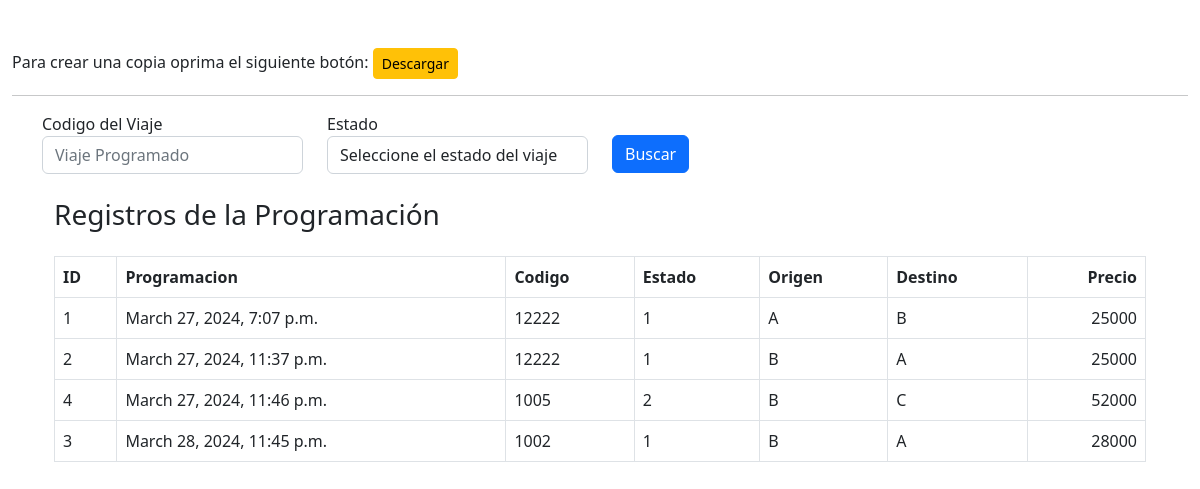
Before: / with the older database file.
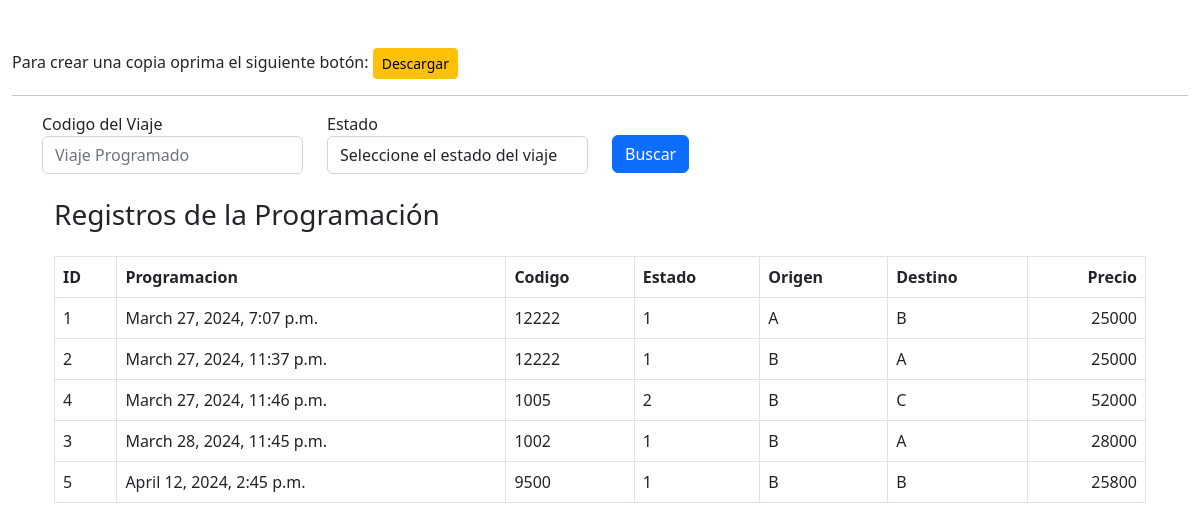
After: the same page with the newer database file.
### programacion/models.py (models this page shows, shortened)
class Programacion(models.Model):
    codigo = models.CharField(max_length=100)
    vehiculo = models.ForeignKey(Vehiculo, on_delete=models.CASCADE)
    conductor = models.ForeignKey(Conductor, on_delete=models.CASCADE)
    origen = models.ForeignKey(Sede, on_delete=models.CASCADE, related_name='origen')
    destino = models.ForeignKey(Sede, on_delete=models.CASCADE, related_name='destino')
    programacion = models.DateTimeField()
    precio = models.IntegerField(default=0, validators=[MinValueValidator(5000), MaxValueValidator(75000)])
    estado = models.CharField(max_length=2, choices=(('0','Cancelado'),('1','Programado'),('2','Despachado')), default=1)
    fecha_creado = models.DateTimeField(default=timezone.now)
    fecha_actualizado = models.DateTimeField(auto_now=True)
    class Meta:
        verbose_name_plural = 'Programaciones'

class Sede(models.Model):
    sede = models.CharField(max_length=250)
    tipo = models.CharField(max_length=2, choices=(('1','Terminal'),('2','Oficina'),('3','Paradero')), default='1')
    fecha_creado = models.DateTimeField(default=timezone.now)
    fecha_actualizado = models.DateTimeField(auto_now=True)
    def __str__(self):
        return self.sede

### programacion/views.py (the view)
# urls.py: path('', views.programacion_list, name='programacion_list'),
def programacion_list(request):
    qs = Programacion.objects.order_by('programacion')
    programacion = request.GET.get(' programacion')
    codigo = request.GET.get('codigo')
    estado = request.GET.get('estado')
    origen = request.GET.get('origen')
    destino = request.GET.get('destino')
    if is_valid_queryparam(estado):
        qs = qs.filter(estado__icontains=estado)
    if is_valid_queryparam(codigo):
        qs = qs.filter(codigo=codigo)
    page = request.GET.get('page', 1)
    paginator = Paginator(qs, 30)
    try:
        qs = paginator.page(page)
    except PageNotAnInteger:
        qs = paginator.page(1)
    except EmptyPage:
        qs = paginator.page(paginator.num_pages)
    context = {
        'programacion_list': qs,
        'programacion': programacion,
        'codigo':codigo,
        'estado':estado,
        'origen':origen,
        'destino':destino,
    }
    return render(request, "excelexport/programacion_list.html", context)

### programacion/views.py (called while the page is built)
def is_valid_queryparam(param):
    return param != '' and param is not None

### programacion/templates/excelexport/programacion_list.html (shortened to what this page needs)
<!doctype html>
<link href="https://cdn.jsdelivr.net/npm/bootstrap@5.2.3/dist/css/bootstrap.min.css" rel="stylesheet">
<html lang="en">
    <head>
    </head>
    <body>
      <br>
      <div class="container-fluid">
      <br>
      <div class="col">
        Para crear una copia oprima el siguiente botón: <a href="{% url 'programacion_excel' %}" type="button" class="btn btn-sm btn-warning">Descargar</a>
        <hr>
        </div>
      </div>
      <div class="container">
        <form action="{% url 'programacion_list' %}" method="GET">
          <div class="row">
            <div class="col-xl-3">
              <label >Codigo del Viaje</label>
              <input type="text" class="form-control" placeholder="Viaje Programado" name='codigo' {% if codigo %} value="{{codigo}}" {% endif %} >
            </div>
            <br>
            <div class="col-xl-3">
              <label>Estado</label>
              <select class="form-control" name='estado'>
                  <option value="" {% if estado == '' %} Filtra tipo de programacion {% endif %}>Seleccione el estado del viaje</option>
              </select>
          </div>
          <br>
                <div class="col-xl-2" style="padding-top: 2%;">
                  <button type="submit" class="btn btn-primary">Buscar</button>
                  <br>
                </div>
            </div>
          </div>
        <div class="container">
          <div class= "container-fluid table-responsive">
          <br>
            <table class="table table-bordered">
              <div class="card-header">
                <h3 class="card-title">Registros de la Programación</h3> <br>
            </div>
                <thead class="thead-dark">
                  <tr>
                    <th>ID</th>
                    <th>Programacion</th>
                    <th>Codigo</th>
                    <th>Estado</th>
                    <th>Origen</th>
                    <th>Destino</th>
                    <th style="text-align: right;">Precio</th>
                  </tr>
                </thead>
                <tbody>
                    {% for programacion in programacion_list %}
                      <tr>
                        <td>{{programacion.id}}</td>
                        <td>{{programacion.programacion}}</td>
                        <td>{{programacion.codigo}}</td>
                        <td>{{programacion.estado}}</td>
                        <td>{{programacion.origen}}</td>
                        <td>{{programacion.destino}}</td>
                        <td style="text-align: right;">{{programacion.precio}}</td>
                      </tr>
                    {% endfor %}
                </tbody>
            </table>
        </div>
      </div>
    </body>
</html>

Changed rows visible on the page:
added Programacion: id "5", programacion "April 12, 2024, 2:45 p.m.", codigo "9500", estado "1", origen "B", destino "B", precio "25800"
